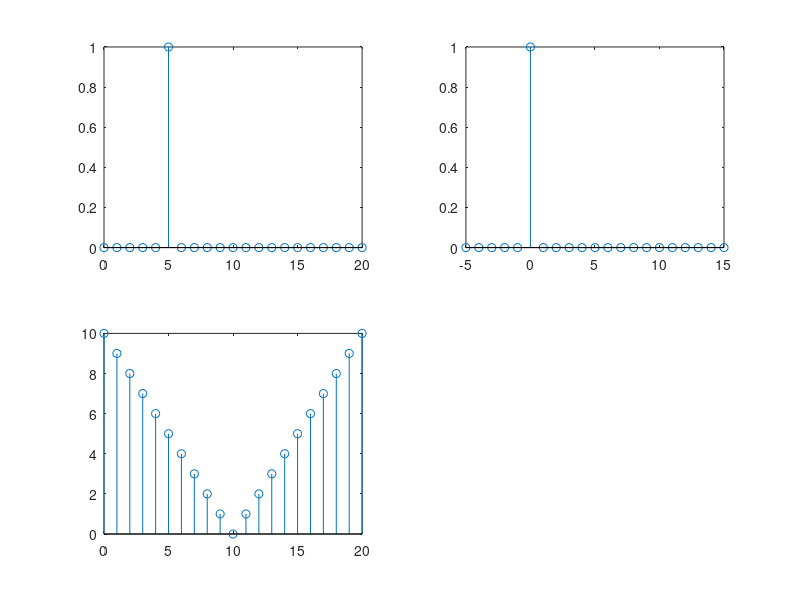
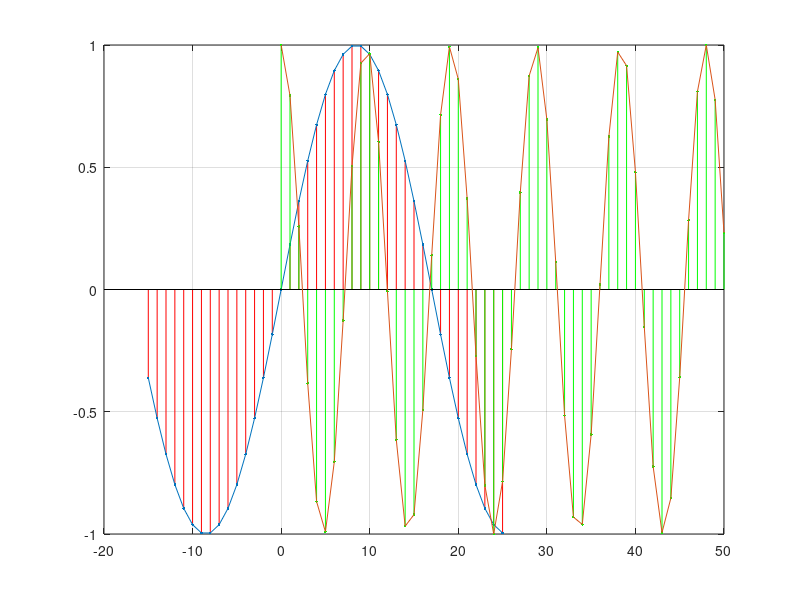
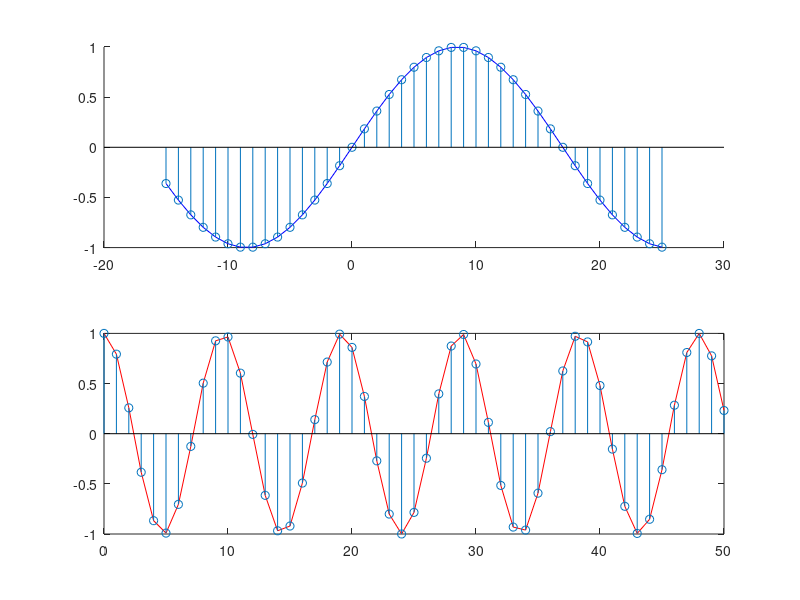

The MATLAB source for these figures, in order:
function[z]= func4()
z=[0,0,0,0,0,1,0,0,0,0,0,0,0,0,0,0,0,0,0,0,0];
size (z)

n= 0:1:20;

t=abs(10-n);
m= -5:1:15;
subplot(2,2,1)
stem(n,z)

subplot(2,2,2)
stem(m,z)

subplot(2,2,3)
stem (n,t)

n1=-15:1:25
n2= 0:1:50
x1=sin((pi*n1)/17)
x2=cos((pi*n2)/(sqrt(23)))
%a-
figure (2)

stem (n1,x1,'r.')
hold on
plot (n1,x1,'.-')

stem (n2,x2,'.g')
plot (n2,x2)
hold off
grid 

figure(3)

subplot (2,1,1)
hold on
plot(n1,x1,'b')
stem (n1,x1)

subplot (2,1,2)
plot(n2,x2,'r')
hold on
stem (n2,x2)
end
